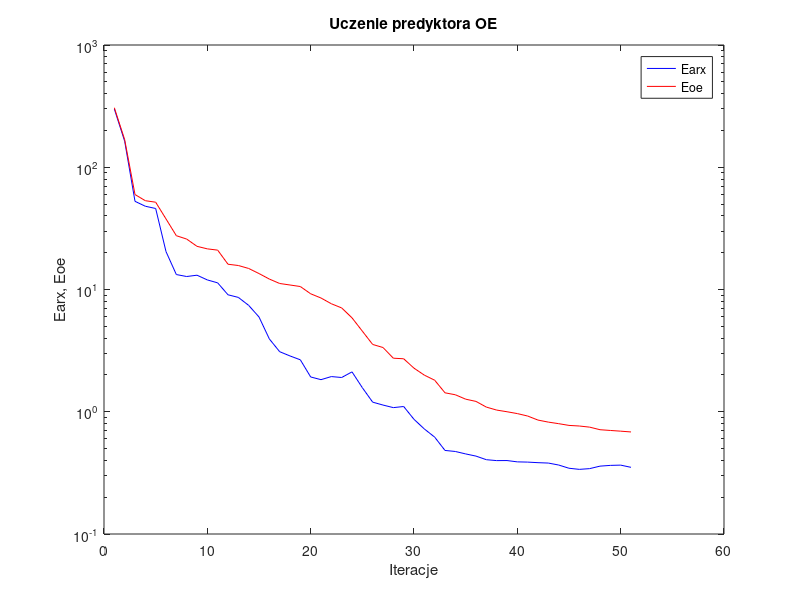
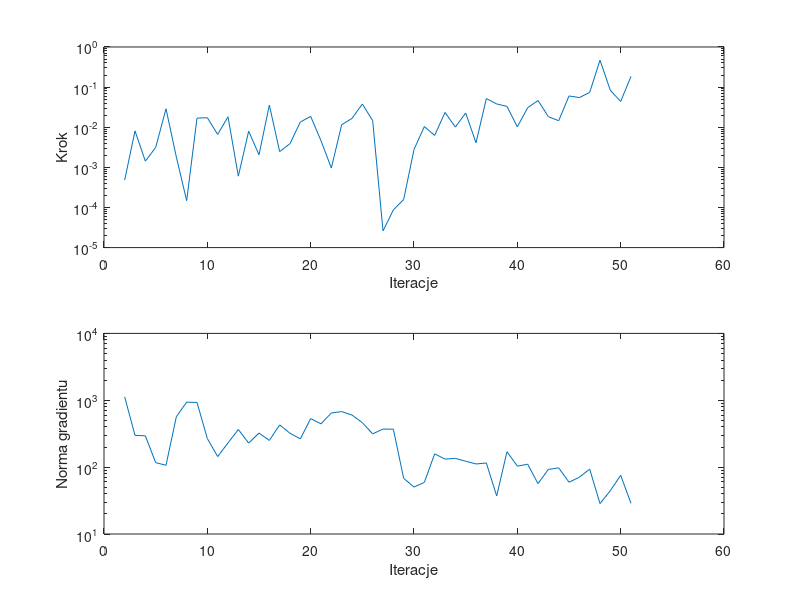

The MATLAB script that drew these images, in order:
%uczenie predyktora oe
clear all;
n=0; farx(n+1)=2.995090e+002; foe(n+1)=3.067715e+002; wspucz(n+1)=0.000000e+000; ng(n+1)=0.000000e+000;
%odnowa zmiennej metryki
n=1; farx(n+1)=1.632963e+002; foe(n+1)=1.681829e+002; krok(n+1)=4.811061e-004; ng(n+1)=1.124421e+003;
n=2; farx(n+1)=5.263892e+001; foe(n+1)=5.982172e+001; krok(n+1)=8.095305e-003; ng(n+1)=2.987732e+002;
n=3; farx(n+1)=4.797850e+001; foe(n+1)=5.325455e+001; krok(n+1)=1.427772e-003; ng(n+1)=2.940803e+002;
n=4; farx(n+1)=4.598991e+001; foe(n+1)=5.176989e+001; krok(n+1)=3.128460e-003; ng(n+1)=1.168703e+002;
n=5; farx(n+1)=2.042945e+001; foe(n+1)=3.779841e+001; krok(n+1)=2.876670e-002; ng(n+1)=1.065473e+002;
n=6; farx(n+1)=1.325389e+001; foe(n+1)=2.755072e+001; krok(n+1)=1.812955e-003; ng(n+1)=5.662921e+002;
n=7; farx(n+1)=1.277122e+001; foe(n+1)=2.585951e+001; krok(n+1)=1.477304e-004; ng(n+1)=9.356073e+002;
n=8; farx(n+1)=1.309194e+001; foe(n+1)=2.254940e+001; krok(n+1)=1.684199e-002; ng(n+1)=9.284060e+002;
n=9; farx(n+1)=1.197757e+001; foe(n+1)=2.150051e+001; krok(n+1)=1.725161e-002; ng(n+1)=2.677511e+002;
n=10; farx(n+1)=1.133343e+001; foe(n+1)=2.099150e+001; krok(n+1)=6.607631e-003; ng(n+1)=1.438617e+002;
n=11; farx(n+1)=9.052046e+000; foe(n+1)=1.609240e+001; krok(n+1)=1.816020e-002; ng(n+1)=2.300983e+002;
n=12; farx(n+1)=8.617916e+000; foe(n+1)=1.571479e+001; krok(n+1)=6.037139e-004; ng(n+1)=3.657187e+002;
n=13; farx(n+1)=7.416536e+000; foe(n+1)=1.486278e+001; krok(n+1)=7.980009e-003; ng(n+1)=2.289394e+002;
n=14; farx(n+1)=5.960586e+000; foe(n+1)=1.350369e+001; krok(n+1)=2.050616e-003; ng(n+1)=3.230653e+002;
n=15; farx(n+1)=3.943014e+000; foe(n+1)=1.217607e+001; krok(n+1)=3.571281e-002; ng(n+1)=2.507699e+002;
n=16; farx(n+1)=3.099256e+000; foe(n+1)=1.119942e+001; krok(n+1)=2.464960e-003; ng(n+1)=4.279931e+002;
n=17; farx(n+1)=2.860956e+000; foe(n+1)=1.088593e+001; krok(n+1)=3.898185e-003; ng(n+1)=3.213942e+002;
n=18; farx(n+1)=2.659955e+000; foe(n+1)=1.057576e+001; krok(n+1)=1.349272e-002; ng(n+1)=2.645923e+002;
n=19; farx(n+1)=1.925577e+000; foe(n+1)=9.225586e+000; krok(n+1)=1.863402e-002; ng(n+1)=5.323570e+002;
n=20; farx(n+1)=1.830176e+000; foe(n+1)=8.519333e+000; krok(n+1)=4.606611e-003; ng(n+1)=4.436770e+002;
n=21; farx(n+1)=1.939951e+000; foe(n+1)=7.646755e+000; krok(n+1)=9.600292e-004; ng(n+1)=6.454723e+002;
n=22; farx(n+1)=1.906188e+000; foe(n+1)=7.067232e+000; krok(n+1)=1.154146e-002; ng(n+1)=6.772148e+002;
n=23; farx(n+1)=2.119178e+000; foe(n+1)=5.865740e+000; krok(n+1)=1.660195e-002; ng(n+1)=6.008033e+002;
n=24; farx(n+1)=1.573682e+000; foe(n+1)=4.564261e+000; krok(n+1)=3.790730e-002; ng(n+1)=4.621913e+002;
n=25; farx(n+1)=1.198327e+000; foe(n+1)=3.552750e+000; krok(n+1)=1.462925e-002; ng(n+1)=3.143880e+002;
%odnowa zmiennej metryki
n=26; farx(n+1)=1.134535e+000; foe(n+1)=3.352990e+000; krok(n+1)=2.609844e-005; ng(n+1)=3.710710e+002;
n=27; farx(n+1)=1.080835e+000; foe(n+1)=2.741878e+000; krok(n+1)=8.669030e-005; ng(n+1)=3.695716e+002;
n=28; farx(n+1)=1.103978e+000; foe(n+1)=2.712874e+000; krok(n+1)=1.582138e-004; ng(n+1)=6.800897e+001;
n=29; farx(n+1)=8.669018e-001; foe(n+1)=2.272286e+000; krok(n+1)=2.778799e-003; ng(n+1)=5.034633e+001;
n=30; farx(n+1)=7.232336e-001; foe(n+1)=1.993066e+000; krok(n+1)=1.038090e-002; ng(n+1)=5.917484e+001;
n=31; farx(n+1)=6.201110e-001; foe(n+1)=1.811574e+000; krok(n+1)=6.244283e-003; ng(n+1)=1.581035e+002;
n=32; farx(n+1)=4.825609e-001; foe(n+1)=1.428654e+000; krok(n+1)=2.339865e-002; ng(n+1)=1.318303e+002;
n=33; farx(n+1)=4.731864e-001; foe(n+1)=1.377245e+000; krok(n+1)=1.008597e-002; ng(n+1)=1.353384e+002;
n=34; farx(n+1)=4.519356e-001; foe(n+1)=1.267304e+000; krok(n+1)=2.262062e-002; ng(n+1)=1.226387e+002;
n=35; farx(n+1)=4.337086e-001; foe(n+1)=1.215073e+000; krok(n+1)=4.095430e-003; ng(n+1)=1.115384e+002;
n=36; farx(n+1)=4.053274e-001; foe(n+1)=1.091849e+000; krok(n+1)=5.180633e-002; ng(n+1)=1.152469e+002;
n=37; farx(n+1)=3.984572e-001; foe(n+1)=1.032064e+000; krok(n+1)=3.805310e-002; ng(n+1)=3.704345e+001;
n=38; farx(n+1)=3.989052e-001; foe(n+1)=1.000149e+000; krok(n+1)=3.301014e-002; ng(n+1)=1.702156e+002;
n=39; farx(n+1)=3.891404e-001; foe(n+1)=9.659550e-001; krok(n+1)=1.021537e-002; ng(n+1)=1.033287e+002;
n=40; farx(n+1)=3.873739e-001; foe(n+1)=9.225042e-001; krok(n+1)=3.052860e-002; ng(n+1)=1.106097e+002;
n=41; farx(n+1)=3.832632e-001; foe(n+1)=8.548483e-001; krok(n+1)=4.633705e-002; ng(n+1)=5.674665e+001;
n=42; farx(n+1)=3.804884e-001; foe(n+1)=8.228002e-001; krok(n+1)=1.835014e-002; ng(n+1)=9.240675e+001;
n=43; farx(n+1)=3.666411e-001; foe(n+1)=7.989683e-001; krok(n+1)=1.450364e-002; ng(n+1)=9.758464e+001;
n=44; farx(n+1)=3.450363e-001; foe(n+1)=7.732590e-001; krok(n+1)=6.013604e-002; ng(n+1)=5.948959e+001;
n=45; farx(n+1)=3.378670e-001; foe(n+1)=7.645354e-001; krok(n+1)=5.483245e-002; ng(n+1)=7.060449e+001;
n=46; farx(n+1)=3.425933e-001; foe(n+1)=7.482969e-001; krok(n+1)=7.361186e-002; ng(n+1)=9.345238e+001;
n=47; farx(n+1)=3.590503e-001; foe(n+1)=7.130225e-001; krok(n+1)=4.686024e-001; ng(n+1)=2.851241e+001;
n=48; farx(n+1)=3.641561e-001; foe(n+1)=7.030957e-001; krok(n+1)=8.316649e-002; ng(n+1)=4.450422e+001;
n=49; farx(n+1)=3.659784e-001; foe(n+1)=6.937670e-001; krok(n+1)=4.388300e-002; ng(n+1)=7.545265e+001;
n=50; farx(n+1)=3.510217e-001; foe(n+1)=6.835067e-001; krok(n+1)=1.846634e-001; ng(n+1)=2.872228e+001;

figure; semilogy(farx,'b'); hold on; semilogy(foe,'r'); xlabel('Iteracje'); ylabel('Earx, Eoe'); legend('Earx','Eoe'); title('Uczenie predyktora OE');
figure; subplot(2,1,1); semilogy(krok); xlabel('Iteracje'); ylabel('Krok');
subplot(2,1,2); semilogy(ng); xlabel('Iteracje'); ylabel('Norma gradientu');
Earx=farx(n+1)
Eoe=foe(n+1)
